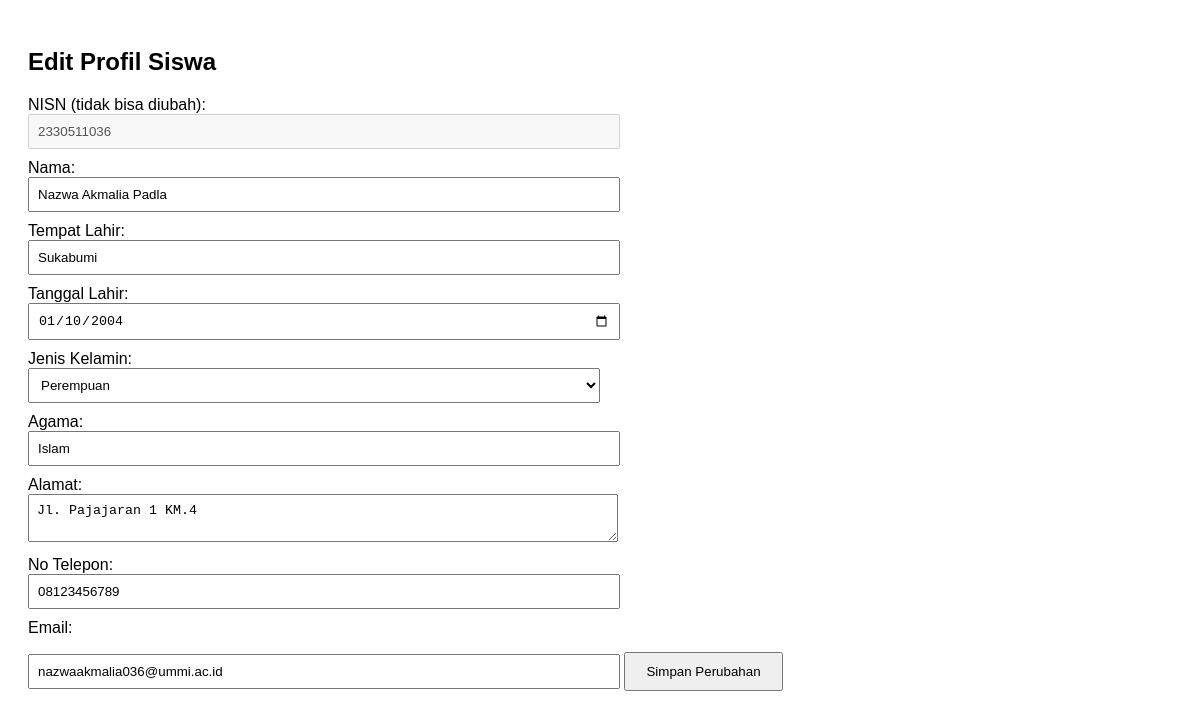
/administrator/Profil/edit.php?nisn=2330511036, run on an earlier commit of the app's database.
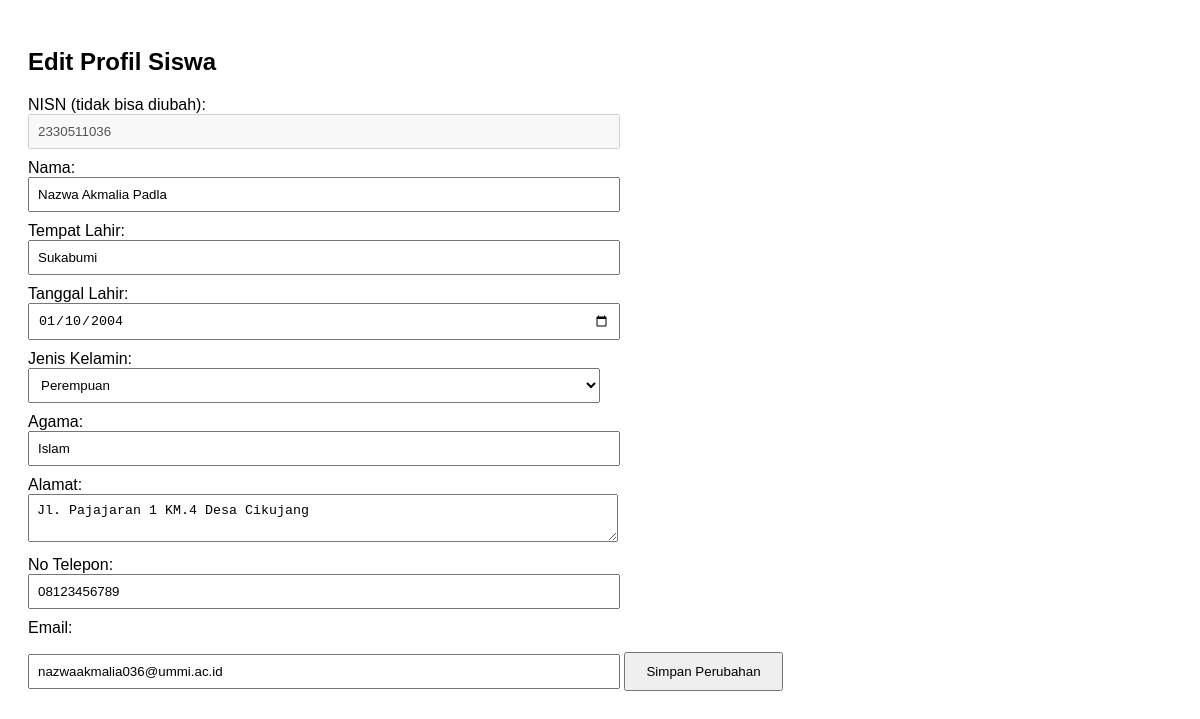
And on a later commit of the database.
### tables this page shows
CREATE TABLE `siswa` (
  `nisn` varchar(12) NOT NULL,
  `nama` varchar(30) NOT NULL,
  `email` varchar(100) DEFAULT NULL,
  `tempat_lahir` varchar(30) NOT NULL,
  `tanggal_lahir` date NOT NULL,
  `jenis_kelamin` enum('Laki-laki','Perempuan') NOT NULL,
  `agama` varchar(20) NOT NULL,
  `alamat` varchar(100) NOT NULL,
  `no_telepon` varchar(12) NOT NULL
);

### administrator/Profil/edit.php (the view, shortened to what this page needs)
<?php
include('../../koneksi.php');
$nisn = $_GET['nisn'];
$query = mysqli_query($conn, "SELECT * FROM siswa WHERE nisn = '$nisn'");
$data = mysqli_fetch_assoc($query);
?>
<!DOCTYPE html>
<html lang="id">
<head>
</head>
<body>
    <h2>Edit Profil Siswa</h2>
    <form method="post">
        <label>NISN (tidak bisa diubah):</label>
        <input type="text" name="nisn" value="<?= $data['nisn'] ?>" disabled>
        <label>Nama:</label>
        <input type="text" name="nama" value="<?= $data['nama'] ?>" required>
        <label>Tempat Lahir:</label>
        <input type="text" name="tempat_lahir" value="<?= $data['tempat_lahir'] ?>" required>
        <label>Tanggal Lahir:</label>
        <input type="date" name="tanggal_lahir" value="<?= $data['tanggal_lahir'] ?>" required>
        <label>Jenis Kelamin:</label>
        <select name="jenis_kelamin" required>
            <option value="Perempuan" <?= $data['jenis_kelamin'] == 'Perempuan' ? 'selected' : '' ?>>Perempuan</option>
        </select>
        <label>Agama:</label>
        <input type="text" name="agama" value="<?= $data['agama'] ?>" required>
        <label>Alamat:</label>
        <textarea name="alamat" required><?= $data['alamat'] ?></textarea>
        <label>No Telepon:</label>
        <input type="text" name="no_telepon" value="<?= $data['no_telepon'] ?>" required>
        <label>Email:</label>
        <input type="email" name="email" value="<?= $data['email'] ?>" required>
        <button type="submit">Simpan Perubahan</button>
    </form>
</body>
</html>

### administrator/Profil/edit.php (style rules this page uses)
body { font-family: Arial, sans-serif; padding: 20px; }
label { display: block; margin-top: 10px; }
input, select, textarea { width: 50%; padding: 8px; }
button { margin-top: 15px; padding: 10px 20px; }

What changed in the data, as far as the page shows it:
changed siswa "Nazwa Akmalia Padla": alamat "Jl. Pajajaran 1 KM.4" → "Jl. Pajajaran 1 KM.4 Desa Cikujang"
